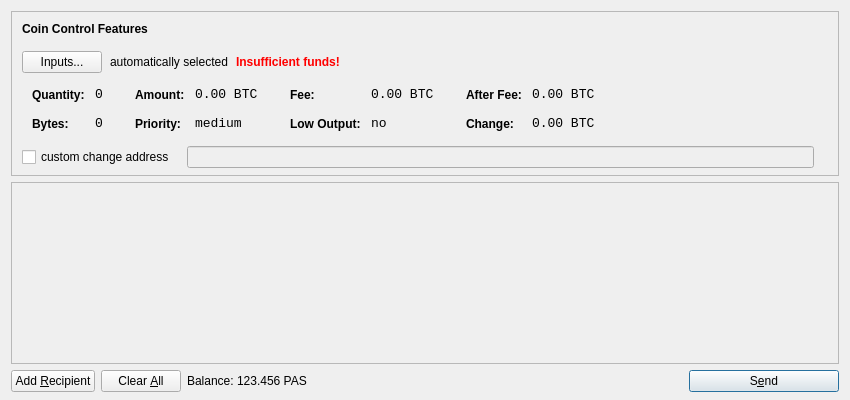
<?xml version="1.0" encoding="UTF-8"?>
<ui version="4.0">
 <class>SendCoinsDialog</class>
 <widget class="QDialog" name="SendCoinsDialog">
  <property name="geometry">
   <rect>
    <x>0</x>
    <y>0</y>
    <width>850</width>
    <height>400</height>
   </rect>
  </property>
  <property name="windowTitle">
   <string>Send Coins</string>
  </property>
  <layout class="QVBoxLayout" name="verticalLayout" stretch="0,1,0">
   <property name="bottomMargin">
    <number>8</number>
   </property>
   <item>
    <widget class="QFrame" name="frameCoinControl">
     <property name="sizePolicy">
      <sizepolicy hsizetype="Expanding" vsizetype="Expanding">
       <horstretch>0</horstretch>
       <verstretch>0</verstretch>
      </sizepolicy>
     </property>
     <property name="maximumSize">
      <size>
       <width>16777215</width>
       <height>16777215</height>
      </size>
     </property>
     <property name="frameShape">
      <enum>QFrame::StyledPanel</enum>
     </property>
     <property name="frameShadow">
      <enum>QFrame::Sunken</enum>
     </property>
     <layout class="QVBoxLayout" name="verticalLayoutCoinControl2">
      <property name="spacing">
       <number>-1</number>
      </property>
      <property name="leftMargin">
       <number>0</number>
      </property>
      <property name="topMargin">
       <number>0</number>
      </property>
      <property name="rightMargin">
       <number>0</number>
      </property>
      <property name="bottomMargin">
       <number>6</number>
      </property>
      <item>
       <layout class="QVBoxLayout" name="verticalLayoutCoinControl" stretch="0,0,0,0,1">
        <property name="spacing">
         <number>0</number>
        </property>
        <property name="leftMargin">
         <number>10</number>
        </property>
        <property name="topMargin">
         <number>10</number>
        </property>
        <item>
         <layout class="QHBoxLayout" name="horizontalLayoutCoinControl1">
          <property name="bottomMargin">
           <number>15</number>
          </property>
          <item>
           <widget class="QLabel" name="labelCoinControlFeatures">
            <property name="sizePolicy">
             <sizepolicy hsizetype="Preferred" vsizetype="Maximum">
              <horstretch>0</horstretch>
              <verstretch>0</verstretch>
             </sizepolicy>
            </property>
            <property name="font">
             <font>
              <weight>75</weight>
              <bold>true</bold>
             </font>
            </property>
            <property name="styleSheet">
             <string notr="true">font-weight:bold;</string>
            </property>
            <property name="text">
             <string>Coin Control Features</string>
            </property>
           </widget>
          </item>
         </layout>
        </item>
        <item>
         <layout class="QHBoxLayout" name="horizontalLayoutCoinControl2" stretch="0,0,0,0">
          <property name="spacing">
           <number>8</number>
          </property>
          <property name="bottomMargin">
           <number>10</number>
          </property>
          <item>
           <widget class="QPushButton" name="pushButtonCoinControl">
            <property name="styleSheet">
             <string notr="true"/>
            </property>
            <property name="text">
             <string>Inputs...</string>
            </property>
           </widget>
          </item>
          <item>
           <widget class="QLabel" name="labelCoinControlAutomaticallySelected">
            <property name="text">
             <string>automatically selected</string>
            </property>
            <property name="margin">
             <number>5</number>
            </property>
           </widget>
          </item>
          <item>
           <widget class="QLabel" name="labelCoinControlInsuffFunds">
            <property name="font">
             <font>
              <weight>75</weight>
              <bold>true</bold>
             </font>
            </property>
            <property name="styleSheet">
             <string notr="true">color:red;font-weight:bold;</string>
            </property>
            <property name="text">
             <string>Insufficient funds!</string>
            </property>
            <property name="margin">
             <number>5</number>
            </property>
           </widget>
          </item>
          <item>
           <spacer name="horizontalSpacerCoinControl">
            <property name="orientation">
             <enum>Qt::Horizontal</enum>
            </property>
            <property name="sizeHint" stdset="0">
             <size>
              <width>40</width>
              <height>1</height>
             </size>
            </property>
           </spacer>
          </item>
         </layout>
        </item>
        <item>
         <widget class="QWidget" name="widgetCoinControl" native="true">
          <property name="sizePolicy">
           <sizepolicy hsizetype="Preferred" vsizetype="Preferred">
            <horstretch>0</horstretch>
            <verstretch>0</verstretch>
           </sizepolicy>
          </property>
          <property name="minimumSize">
           <size>
            <width>0</width>
            <height>0</height>
           </size>
          </property>
          <property name="styleSheet">
           <string notr="true"/>
          </property>
          <layout class="QHBoxLayout" name="horizontalLayoutCoinControl5">
           <property name="margin">
            <number>0</number>
           </property>
           <item>
            <layout class="QHBoxLayout" name="horizontalLayoutCoinControl3" stretch="0,0,0,1">
             <property name="spacing">
              <number>20</number>
             </property>
             <property name="topMargin">
              <number>0</number>
             </property>
             <property name="bottomMargin">
              <number>10</number>
             </property>
             <item>
              <layout class="QFormLayout" name="formLayoutCoinControl1">
               <property name="horizontalSpacing">
                <number>10</number>
               </property>
               <property name="verticalSpacing">
                <number>14</number>
               </property>
               <property name="leftMargin">
                <number>10</number>
               </property>
               <property name="topMargin">
                <number>4</number>
               </property>
               <property name="rightMargin">
                <number>6</number>
               </property>
               <item row="0" column="0">
                <widget class="QLabel" name="labelCoinControlQuantityText">
                 <property name="styleSheet">
                  <string notr="true">font-weight:bold;</string>
                 </property>
                 <property name="text">
                  <string>Quantity:</string>
                 </property>
                 <property name="margin">
                  <number>0</number>
                 </property>
                </widget>
               </item>
               <item row="0" column="1">
                <widget class="QLabel" name="labelCoinControlQuantity">
                 <property name="font">
                  <font>
                   <family>Monospace</family>
                   <pointsize>10</pointsize>
                  </font>
                 </property>
                 <property name="cursor">
                  <cursorShape>IBeamCursor</cursorShape>
                 </property>
                 <property name="contextMenuPolicy">
                  <enum>Qt::ActionsContextMenu</enum>
                 </property>
                 <property name="text">
                  <string notr="true">0</string>
                 </property>
                 <property name="margin">
                  <number>0</number>
                 </property>
                 <property name="textInteractionFlags">
                  <set>Qt::LinksAccessibleByMouse|Qt::TextSelectableByKeyboard|Qt::TextSelectableByMouse</set>
                 </property>
                </widget>
               </item>
               <item row="1" column="0">
                <widget class="QLabel" name="labelCoinControlBytesText">
                 <property name="styleSheet">
                  <string notr="true">font-weight:bold;</string>
                 </property>
                 <property name="text">
                  <string>Bytes:</string>
                 </property>
                </widget>
               </item>
               <item row="1" column="1">
                <widget class="QLabel" name="labelCoinControlBytes">
                 <property name="font">
                  <font>
                   <family>Monospace</family>
                   <pointsize>10</pointsize>
                  </font>
                 </property>
                 <property name="cursor">
                  <cursorShape>IBeamCursor</cursorShape>
                 </property>
                 <property name="contextMenuPolicy">
                  <enum>Qt::ActionsContextMenu</enum>
                 </property>
                 <property name="text">
                  <string notr="true">0</string>
                 </property>
                 <property name="textInteractionFlags">
                  <set>Qt::LinksAccessibleByMouse|Qt::TextSelectableByKeyboard|Qt::TextSelectableByMouse</set>
                 </property>
                </widget>
               </item>
              </layout>
             </item>
             <item>
              <layout class="QFormLayout" name="formLayoutCoinControl2">
               <property name="horizontalSpacing">
                <number>10</number>
               </property>
               <property name="verticalSpacing">
                <number>14</number>
               </property>
               <property name="leftMargin">
                <number>6</number>
               </property>
               <property name="topMargin">
                <number>4</number>
               </property>
               <property name="rightMargin">
                <number>6</number>
               </property>
               <item row="0" column="0">
                <widget class="QLabel" name="labelCoinControlAmountText">
                 <property name="styleSheet">
                  <string notr="true">font-weight:bold;</string>
                 </property>
                 <property name="text">
                  <string>Amount:</string>
                 </property>
                 <property name="margin">
                  <number>0</number>
                 </property>
                </widget>
               </item>
               <item row="0" column="1">
                <widget class="QLabel" name="labelCoinControlAmount">
                 <property name="font">
                  <font>
                   <family>Monospace</family>
                   <pointsize>10</pointsize>
                  </font>
                 </property>
                 <property name="cursor">
                  <cursorShape>IBeamCursor</cursorShape>
                 </property>
                 <property name="contextMenuPolicy">
                  <enum>Qt::ActionsContextMenu</enum>
                 </property>
                 <property name="text">
                  <string notr="true">0.00 BTC</string>
                 </property>
                 <property name="textInteractionFlags">
                  <set>Qt::LinksAccessibleByMouse|Qt::TextSelectableByKeyboard|Qt::TextSelectableByMouse</set>
                 </property>
                </widget>
               </item>
               <item row="1" column="0">
                <widget class="QLabel" name="labelCoinControlPriorityText">
                 <property name="styleSheet">
                  <string notr="true">font-weight:bold;</string>
                 </property>
                 <property name="text">
                  <string>Priority:</string>
                 </property>
                </widget>
               </item>
               <item row="1" column="1">
                <widget class="QLabel" name="labelCoinControlPriority">
                 <property name="font">
                  <font>
                   <family>Monospace</family>
                   <pointsize>10</pointsize>
                  </font>
                 </property>
                 <property name="cursor">
                  <cursorShape>IBeamCursor</cursorShape>
                 </property>
                 <property name="contextMenuPolicy">
                  <enum>Qt::ActionsContextMenu</enum>
                 </property>
                 <property name="text">
                  <string>medium</string>
                 </property>
                 <property name="textInteractionFlags">
                  <set>Qt::LinksAccessibleByMouse|Qt::TextSelectableByKeyboard|Qt::TextSelectableByMouse</set>
                 </property>
                </widget>
               </item>
              </layout>
             </item>
             <item>
              <layout class="QFormLayout" name="formLayoutCoinControl3">
               <property name="horizontalSpacing">
                <number>10</number>
               </property>
               <property name="verticalSpacing">
                <number>14</number>
               </property>
               <property name="leftMargin">
                <number>6</number>
               </property>
               <property name="topMargin">
                <number>4</number>
               </property>
               <property name="rightMargin">
                <number>6</number>
               </property>
               <item row="0" column="0">
                <widget class="QLabel" name="labelCoinControlFeeText">
                 <property name="styleSheet">
                  <string notr="true">font-weight:bold;</string>
                 </property>
                 <property name="text">
                  <string>Fee:</string>
                 </property>
                 <property name="margin">
                  <number>0</number>
                 </property>
                </widget>
               </item>
               <item row="0" column="1">
                <widget class="QLabel" name="labelCoinControlFee">
                 <property name="font">
                  <font>
                   <family>Monospace</family>
                   <pointsize>10</pointsize>
                  </font>
                 </property>
                 <property name="cursor">
                  <cursorShape>IBeamCursor</cursorShape>
                 </property>
                 <property name="contextMenuPolicy">
                  <enum>Qt::ActionsContextMenu</enum>
                 </property>
                 <property name="text">
                  <string notr="true">0.00 BTC</string>
                 </property>
                 <property name="textInteractionFlags">
                  <set>Qt::LinksAccessibleByMouse|Qt::TextSelectableByKeyboard|Qt::TextSelectableByMouse</set>
                 </property>
                </widget>
               </item>
               <item row="1" column="0">
                <widget class="QLabel" name="labelCoinControlLowOutputText">
                 <property name="styleSheet">
                  <string notr="true">font-weight:bold;</string>
                 </property>
                 <property name="text">
                  <string>Low Output:</string>
                 </property>
                </widget>
               </item>
               <item row="1" column="1">
                <widget class="QLabel" name="labelCoinControlLowOutput">
                 <property name="font">
                  <font>
                   <family>Monospace</family>
                   <pointsize>10</pointsize>
                  </font>
                 </property>
                 <property name="cursor">
                  <cursorShape>IBeamCursor</cursorShape>
                 </property>
                 <property name="contextMenuPolicy">
                  <enum>Qt::ActionsContextMenu</enum>
                 </property>
                 <property name="text">
                  <string>no</string>
                 </property>
                 <property name="textInteractionFlags">
                  <set>Qt::LinksAccessibleByMouse|Qt::TextSelectableByKeyboard|Qt::TextSelectableByMouse</set>
                 </property>
                </widget>
               </item>
              </layout>
             </item>
             <item>
              <layout class="QFormLayout" name="formLayoutCoinControl4">
               <property name="horizontalSpacing">
                <number>10</number>
               </property>
               <property name="verticalSpacing">
                <number>14</number>
               </property>
               <property name="leftMargin">
                <number>6</number>
               </property>
               <property name="topMargin">
                <number>4</number>
               </property>
               <property name="rightMargin">
                <number>6</number>
               </property>
               <item row="0" column="0">
                <widget class="QLabel" name="labelCoinControlAfterFeeText">
                 <property name="styleSheet">
                  <string notr="true">font-weight:bold;</string>
                 </property>
                 <property name="text">
                  <string>After Fee:</string>
                 </property>
                 <property name="margin">
                  <number>0</number>
                 </property>
                </widget>
               </item>
               <item row="0" column="1">
                <widget class="QLabel" name="labelCoinControlAfterFee">
                 <property name="font">
                  <font>
                   <family>Monospace</family>
                   <pointsize>10</pointsize>
                  </font>
                 </property>
                 <property name="cursor">
                  <cursorShape>IBeamCursor</cursorShape>
                 </property>
                 <property name="contextMenuPolicy">
                  <enum>Qt::ActionsContextMenu</enum>
                 </property>
                 <property name="text">
                  <string notr="true">0.00 BTC</string>
                 </property>
                 <property name="textInteractionFlags">
                  <set>Qt::LinksAccessibleByMouse|Qt::TextSelectableByKeyboard|Qt::TextSelectableByMouse</set>
                 </property>
                </widget>
               </item>
               <item row="1" column="0">
                <widget class="QLabel" name="labelCoinControlChangeText">
                 <property name="styleSheet">
                  <string notr="true">font-weight:bold;</string>
                 </property>
                 <property name="text">
                  <string>Change:</string>
                 </property>
                </widget>
               </item>
               <item row="1" column="1">
                <widget class="QLabel" name="labelCoinControlChange">
                 <property name="font">
                  <font>
                   <family>Monospace</family>
                   <pointsize>10</pointsize>
                  </font>
                 </property>
                 <property name="cursor">
                  <cursorShape>IBeamCursor</cursorShape>
                 </property>
                 <property name="contextMenuPolicy">
                  <enum>Qt::ActionsContextMenu</enum>
                 </property>
                 <property name="text">
                  <string notr="true">0.00 BTC</string>
                 </property>
                 <property name="textInteractionFlags">
                  <set>Qt::LinksAccessibleByMouse|Qt::TextSelectableByKeyboard|Qt::TextSelectableByMouse</set>
                 </property>
                </widget>
               </item>
              </layout>
             </item>
            </layout>
           </item>
          </layout>
         </widget>
        </item>
        <item>
         <layout class="QHBoxLayout" name="horizontalLayoutCoinControl4" stretch="0,0,0">
          <property name="spacing">
           <number>12</number>
          </property>
          <property name="sizeConstraint">
           <enum>QLayout::SetDefaultConstraint</enum>
          </property>
          <property name="topMargin">
           <number>5</number>
          </property>
          <property name="rightMargin">
           <number>5</number>
          </property>
          <item>
           <widget class="QCheckBox" name="checkBoxCoinControlChange">
            <property name="text">
             <string>custom change address</string>
            </property>
           </widget>
          </item>
          <item>
           <widget class="QLineEdit" name="lineEditCoinControlChange">
            <property name="enabled">
             <bool>false</bool>
            </property>
            <property name="sizePolicy">
             <sizepolicy hsizetype="Expanding" vsizetype="Fixed">
              <horstretch>0</horstretch>
              <verstretch>0</verstretch>
             </sizepolicy>
            </property>
           </widget>
          </item>
          <item>
           <widget class="QLabel" name="labelCoinControlChangeLabel">
            <property name="sizePolicy">
             <sizepolicy hsizetype="Preferred" vsizetype="Expanding">
              <horstretch>0</horstretch>
              <verstretch>0</verstretch>
             </sizepolicy>
            </property>
            <property name="minimumSize">
             <size>
              <width>0</width>
              <height>0</height>
             </size>
            </property>
            <property name="text">
             <string/>
            </property>
            <property name="margin">
             <number>3</number>
            </property>
           </widget>
          </item>
         </layout>
        </item>
        <item>
         <spacer name="verticalSpacerCoinControl">
          <property name="orientation">
           <enum>Qt::Vertical</enum>
          </property>
          <property name="sizeHint" stdset="0">
           <size>
            <width>800</width>
            <height>1</height>
           </size>
          </property>
         </spacer>
        </item>
       </layout>
      </item>
     </layout>
    </widget>
   </item>
   <item>
    <widget class="QScrollArea" name="scrollArea">
     <property name="widgetResizable">
      <bool>true</bool>
     </property>
     <widget class="QWidget" name="scrollAreaWidgetContents">
      <property name="geometry">
       <rect>
        <x>0</x>
        <y>0</y>
        <width>830</width>
        <height>165</height>
       </rect>
      </property>
      <layout class="QVBoxLayout" name="verticalLayout_2">
       <property name="margin">
        <number>0</number>
       </property>
       <item>
        <layout class="QVBoxLayout" name="entries">
         <property name="spacing">
          <number>6</number>
         </property>
        </layout>
       </item>
       <item>
        <spacer name="verticalSpacer">
         <property name="orientation">
          <enum>Qt::Vertical</enum>
         </property>
         <property name="sizeHint" stdset="0">
          <size>
           <width>20</width>
           <height>40</height>
          </size>
         </property>
        </spacer>
       </item>
      </layout>
     </widget>
    </widget>
   </item>
   <item>
    <layout class="QHBoxLayout" name="horizontalLayout">
     <item>
      <widget class="QPushButton" name="addButton">
       <property name="toolTip">
        <string>Send to multiple recipients at once</string>
       </property>
       <property name="text">
        <string>Add &amp;Recipient</string>
       </property>
       <property name="icon">
        <iconset resource="../bitcoin.qrc">
         <normaloff>:/icons/add</normaloff>:/icons/add</iconset>
       </property>
       <property name="autoDefault">
        <bool>false</bool>
       </property>
      </widget>
     </item>
     <item>
      <widget class="QPushButton" name="clearButton">
       <property name="sizePolicy">
        <sizepolicy hsizetype="Minimum" vsizetype="Fixed">
         <horstretch>0</horstretch>
         <verstretch>0</verstretch>
        </sizepolicy>
       </property>
       <property name="toolTip">
        <string>Remove all transaction fields</string>
       </property>
       <property name="text">
        <string>Clear &amp;All</string>
       </property>
       <property name="icon">
        <iconset resource="../bitcoin.qrc">
         <normaloff>:/icons/remove</normaloff>:/icons/remove</iconset>
       </property>
       <property name="autoRepeatDelay">
        <number>300</number>
       </property>
       <property name="autoDefault">
        <bool>false</bool>
       </property>
      </widget>
     </item>
     <item>
      <layout class="QHBoxLayout" name="horizontalLayout_2">
       <property name="spacing">
        <number>3</number>
       </property>
       <item>
        <widget class="QLabel" name="label">
         <property name="text">
          <string>Balance:</string>
         </property>
        </widget>
       </item>
       <item>
        <widget class="QLabel" name="labelBalance">
         <property name="cursor">
          <cursorShape>IBeamCursor</cursorShape>
         </property>
         <property name="text">
          <string>123.456 PAS</string>
         </property>
         <property name="textInteractionFlags">
          <set>Qt::LinksAccessibleByMouse|Qt::TextSelectableByKeyboard|Qt::TextSelectableByMouse</set>
         </property>
        </widget>
       </item>
      </layout>
     </item>
     <item>
      <spacer name="horizontalSpacer">
       <property name="orientation">
        <enum>Qt::Horizontal</enum>
       </property>
       <property name="sizeHint" stdset="0">
        <size>
         <width>40</width>
         <height>20</height>
        </size>
       </property>
      </spacer>
     </item>
     <item>
      <widget class="QPushButton" name="sendButton">
       <property name="minimumSize">
        <size>
         <width>150</width>
         <height>0</height>
        </size>
       </property>
       <property name="toolTip">
        <string>Confirm the send action</string>
       </property>
       <property name="text">
        <string>S&amp;end</string>
       </property>
       <property name="icon">
        <iconset resource="../bitcoin.qrc">
         <normaloff>:/icons/send</normaloff>:/icons/send</iconset>
       </property>
       <property name="default">
        <bool>true</bool>
       </property>
      </widget>
     </item>
    </layout>
   </item>
  </layout>
 </widget>
 <resources>
  <include location="../bitcoin.qrc"/>
 </resources>
 <connections/>
</ui>
